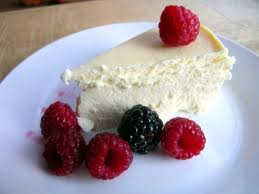
#> input picture Image Recognition (CV-7)/Resources_4.1/FoodImages/Test/Cakes/cake31.jpg, 259 x 194 px, found by its file name; its folder holds 4 pictures in this run
$ jupyter execute --allow-errors CV-7.ipynb
#> lines starting #> are read from the running program, lines starting #| are printed output that depends on the picture
#> pass 2 of the loop `for i in range(0, len(foods)):`:
# Image Recognition

**Objectives:**
* Practising basic machine learning models including K-means, K-NN, SVM, and Adaboost using scit-learn
* Practising Bag-of-Words model
* Applying machine learning models for image recognition

## 1. Bag-of-Words (BoW) model ##

In FoodImages, there are two folders: Train and Test containing training and test images respectively. Each Train/Test folder contains three sub-folders corresponding to three different food types including Cakes, Pasta, and Pizza. For each food category, there are equal numbers of images (30 images) used for training and testing.
We will build a BoW model for food image recognition based on the training images of the supplied food database. The Dictionary class below is developed to build BoW models using K-means algorithm, the 'learn' method where K-means is used and the create_word_histograms method which constructs word histograms for a given list of images.

[cell 1]
import numpy as np
import cv2 as cv
from sklearn.cluster import KMeans

class Dictionary(object):
    def __init__(self, name, img_filenames, num_words):
        self.name = name #name of your dictionary
        self.img_filenames = img_filenames #list of image filenames
        self.num_words = num_words #the number of words

        self.training_data = [] #this is the training data required by the K-Means algorithm
        self.words = [] #list of words, which are the centroids of clusters

    def learn(self):
        sift = cv.xfeatures2d.SIFT_create()

        num_keypoints = [] #this is used to store the number of keypoints in each image

        #load training images and compute SIFT descriptors
        for filename in self.img_filenames:
            img = cv.imread(filename)
            img_gray = cv.cvtColor(img, cv.COLOR_BGR2GRAY)
            list_des = sift.detectAndCompute(img_gray, None)[1]
            if list_des is None:
                num_keypoints.append(0)
            else:
                num_keypoints.append(len(list_des))
                for des in list_des:
                    self.training_data.append(des)


        #cluster SIFT descriptors using K-means algorithm
        kmeans = KMeans(self.num_words)
        kmeans.fit(self.training_data)
        self.words = kmeans.cluster_centers_

        #create word histograms for training images
        training_word_histograms = [] #list of word histograms of all training images
        index = 0
        for i in range(0, len(self.img_filenames)):
            #for each file, create a histogram
            histogram = np.zeros(self.num_words, np.float32)
            #if some keypoints exist
            if num_keypoints[i] > 0:
                for j in range(0, num_keypoints[i]):
                    histogram[kmeans.labels_[j + index]] += 1
                index += num_keypoints[i]
                histogram /= num_keypoints[i]
                training_word_histograms.append(histogram)

        return training_word_histograms

    def create_word_histograms(self, img_filenames):
        sift = cv.xfeatures2d.SIFT_create()
        histograms = []

        for filename in img_filenames:
            img = cv.imread(filename)
            img_gray = cv.cvtColor(img, cv.COLOR_BGR2GRAY)
            descriptors = sift.detectAndCompute(img_gray, None)[1]

            histogram = np.zeros(self.num_words, np.float32) #word histogram for the input image

            if descriptors is not None:
                for des in descriptors:
                    #find the best matching word
                    min_distance = 1111111 #this can be any large number
                    matching_word_ID = -1 #initial matching_word_ID=-1 means no matching

                    for i in range(0, self.num_words):  #search for the best matching word
                        distance = np.linalg.norm(des - self.words[i])
                        if distance < min_distance:
                            min_distance = distance
                            matching_word_ID = i

                    histogram[matching_word_ID] += 1

                histogram /= len(descriptors) #normalise histogram to frequencies

            histograms.append(histogram)

        return histograms

Before building the BoW model for our food database, we need to prepare training data. The following code creates two lists:
* training_file_names: containing the file names of all training images
* training_food_labels: containing the food labels of all training images, e.g., Cakes have labels as 0, Pasta as 1, and Pizza as 2.

[cell 2]
import os

foods = ['Cakes', 'Pasta', 'Pizza']
path = 'FoodImages/'
training_file_names = []
training_food_labels = []
#> (the rest of this cell did not finish here and is left out)

**We are now ready for building the BoW model for our food recognition problem. Suppose that we want to have 50 words in our dictionary (though this number can vary). We name our dictionary 'food' and define it as:**

[cell 3]
num_words = 50
dictionary_name = 'food'
dictionary = Dictionary(dictionary_name, training_file_names, num_words)

**We learn the dictionary, i.e., finding words, by calling the learn method as below. The learn method not only extracts words from a training dataset but also creates the word histograms for all the training images in the training set.**

[cell 4]
training_word_histograms = dictionary.learn()
#> in learn, img is the input picture: shape (194, 259, 3); mean B, G, R 162.3, 155, 166
#> in learn, `img_gray = cv.cvtColor(img, cv.COLOR_BGR2GRAY)`:
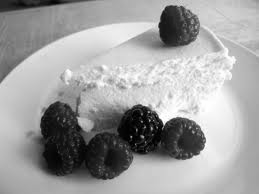
#> img_gray: shape (194, 259); min 0, max 255, mean 159.1
#> after the loop in learn, `for des in list_des:`: self.training_data = 265 items
#> pass 2 of the loop in learn, `for filename in self.img_filenames:`:
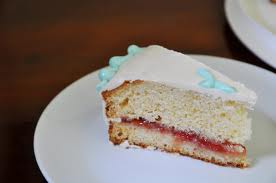
#> input picture Image Recognition (CV-7)/Resources_4.1/FoodImages/Test/Cakes/cake32.jpg, 276 x 183 px, found by its file name
#> in learn, img is the input picture: shape (183, 276, 3); mean B, G, R 109.8, 117, 130.2
#> in learn, `img_gray = cv.cvtColor(img, cv.COLOR_BGR2GRAY)`:
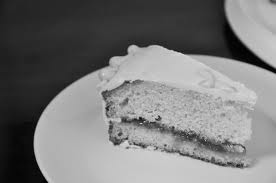
#> img_gray: shape (183, 276); min 0, max 224, mean 120.2
#> after the loop in learn, `for des in list_des:`: self.training_data = 427 items
#> in learn, `self.words = kmeans.cluster_centers_`:
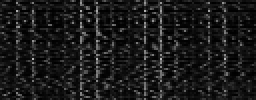
#> self.words: shape (50, 128) float64 (shown 2 times larger); min 0.0345, max 183.8, mean 26.5

[cell 5]
import pickle
#save dictionary
with open('food_dictionary.dic', 'wb') as f:  #'wb' is for binary write
    pickle.dump(dictionary, f)

[cell 6]
import pickle #you may not need to import it if this has been done
with open('food_dictionary.dic', 'rb') as f:  #'rb' is for binary read
    dictionary = pickle.load(f)

## 2. k-NN ##

**We will apply k-NN for food image recognition**

[cell 7]
num_nearest_neighbours = 5 #number of neighbours

from sklearn.neighbors import KNeighborsClassifier
knn = KNeighborsClassifier(n_neighbors = num_nearest_neighbours)
knn.fit(training_word_histograms, training_food_labels)

[cell 8]
test_file_names = ['FoodImages/Test/Pasta/pasta35.jpg']
word_histograms = dictionary.create_word_histograms(test_file_names)
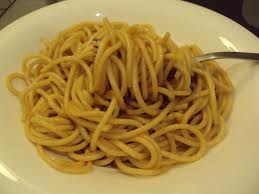
#> input picture Image Recognition (CV-7)/Resources_4.1/FoodImages/Test/Pasta/pasta35.jpg, 259 x 194 px, found by its file name
#> in create_word_histograms, img is the input picture: shape (194, 259, 3); mean B, G, R 72.3, 137.2, 168.8
#> in create_word_histograms, `img_gray = cv.cvtColor(img, cv.COLOR_BGR2GRAY)`:
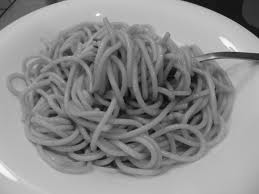
#> img_gray: shape (194, 259); min 7, max 250, mean 139.3
#> after the loop in create_word_histograms, `for des in descriptors:`: histogram = 50 values, max 28 at index 18, min 1 at index 7, mean 8.8
#> in create_word_histograms, `histogram /= len(descriptors)`: histogram = 50 values, max 0.0636 at index 18, min 0.00227 at index 7, mean 0.02
#> word_histograms = 1 item

predicted_food_labels = knn.predict(word_histograms)
#> predicted_food_labels = [0]
print('Food label: ', predicted_food_labels)
#| Food label:  [0]
#> pass 2 of the loop `for i in range(0, len(foods)):`:

[cell 9]
foods = ['Cakes', 'Pasta', 'Pizza']
path = 'FoodImages/'
test_file_names = []
test_food_labels = []
#> (the rest of this cell did not finish here and is left out)

[cell 10]
word_histograms = dictionary.create_word_histograms(test_file_names)
#> pass 2 of the loop in create_word_histograms, `for filename in img_filenames:`:

predicted_food_labels = knn.predict(word_histograms)
print('Food label: ', predicted_food_labels)

[cell 11]
from sklearn.metrics import classification_report,confusion_matrix, accuracy_score

print(confusion_matrix(test_food_labels, predicted_food_labels))
print(classification_report(test_food_labels, predicted_food_labels))
print("Accuracy:", accuracy_score(test_food_labels, predicted_food_labels))

### Vary num_nearest_neighbours in the range [10, 15, 20, 25, 30] and measure the corresponding accuracies. ###

[cell 12]
num_nearest_neighbours = 10 #number of neighbours

knn = KNeighborsClassifier(n_neighbors = num_nearest_neighbours)
knn.fit(training_word_histograms, training_food_labels)

[cell 13]
word_histograms = dictionary.create_word_histograms(test_file_names)
#> pass 2 of the loop in create_word_histograms, `for filename in img_filenames:`:

#> (the rest of this cell did not finish here and is left out)

[cell 14]
print(confusion_matrix(test_food_labels, predicted_food_labels))
print(classification_report(test_food_labels, predicted_food_labels))
print("Accuracy:", accuracy_score(test_food_labels, predicted_food_labels))

[cell 15]
num_nearest_neighbours = 15 #number of neighbours

knn = KNeighborsClassifier(n_neighbors = num_nearest_neighbours)
knn.fit(training_word_histograms, training_food_labels)

[cell 16]
word_histograms = dictionary.create_word_histograms(test_file_names)
#> pass 2 of the loop in create_word_histograms, `for filename in img_filenames:`:

#> (the rest of this cell did not finish here and is left out)

[cell 17]
print(confusion_matrix(test_food_labels, predicted_food_labels))
print(classification_report(test_food_labels, predicted_food_labels))
print("Accuracy:", accuracy_score(test_food_labels, predicted_food_labels))

[cell 18]
num_nearest_neighbours = 20 #number of neighbours

knn = KNeighborsClassifier(n_neighbors = num_nearest_neighbours)
knn.fit(training_word_histograms, training_food_labels)

[cell 19]
word_histograms = dictionary.create_word_histograms(test_file_names)
#> pass 2 of the loop in create_word_histograms, `for filename in img_filenames:`:

#> (the rest of this cell did not finish here and is left out)

[cell 20]
print(confusion_matrix(test_food_labels, predicted_food_labels))
print(classification_report(test_food_labels, predicted_food_labels))
print("Accuracy:", accuracy_score(test_food_labels, predicted_food_labels))

[cell 21]
num_nearest_neighbours = 25 #number of neighbours

knn = KNeighborsClassifier(n_neighbors = num_nearest_neighbours)
knn.fit(training_word_histograms, training_food_labels)

[cell 22]
word_histograms = dictionary.create_word_histograms(test_file_names)
#> pass 2 of the loop in create_word_histograms, `for filename in img_filenames:`:

#> (the rest of this cell did not finish here and is left out)

[cell 23]
print(confusion_matrix(test_food_labels, predicted_food_labels))
print(classification_report(test_food_labels, predicted_food_labels))
print("Accuracy:", accuracy_score(test_food_labels, predicted_food_labels))

[cell 24]
num_nearest_neighbours = 30 #number of neighbours

knn = KNeighborsClassifier(n_neighbors = num_nearest_neighbours)
knn.fit(training_word_histograms, training_food_labels)

[cell 25]
word_histograms = dictionary.create_word_histograms(test_file_names)
#> pass 2 of the loop in create_word_histograms, `for filename in img_filenames:`:
#> pass 2 of the loop `for i in range(0, len(foods)):`:

#> (the rest of this cell did not finish here and is left out)

[cell 26]
print(confusion_matrix(test_food_labels, predicted_food_labels))
print(classification_report(test_food_labels, predicted_food_labels))
print("Accuracy:", accuracy_score(test_food_labels, predicted_food_labels))

#### Now we have trained our algorithm and made some predictions. For classification, some commonly used metrics are ‘confusion matrix’, ‘accuracy score’, ‘precision’, ‘recall’ & ‘F1-score or F-measure’ which can be used using the Scikit-learn ‘metric’ library (accuracy_score, confusion_matrix, classification_report). ####

#### Sensitivity or Recall: The proportion of actual positive cases which are correctly identified. ####

#### F1-Score (or F-Measure) is the Harmonic Mean between precision and recall. The range for F1 Score is [0, 1]. It tells you how precise your classifier is (how many instances it classifies correctly), as well as how robust it is. ####

**We can see that the best value for 'num_nearest_neighbours' in this case is '5', where we found that the accuracy is 74.44% precision is 79%, recall is 74% and F-1 score is 0.74. As we increase the value of 'num_nearest_neighbours', the accuracy decreases.**

## 3. SVM ##

**We will use linear SVM to classify food images**

[cell 27]
with open('food_dictionary.dic', 'rb') as f:  #'rb' is for binary read
    dictionary = pickle.load(f)

[cell 28]
import os

foods = ['Cakes', 'Pasta', 'Pizza']
path = 'FoodImages/'
training_file_names = []
training_food_labels = []
#> (the rest of this cell did not finish here and is left out)

[cell 29]
from sklearn import svm
svm_classifier = svm.SVC(C = 50, kernel = 'linear')
svm_classifier.fit(training_word_histograms, training_food_labels)

[cell 30]
test_file_names = ['FoodImages/Test/Pasta/pasta35.jpg']
word_histograms = dictionary.create_word_histograms(test_file_names)

predicted_food_labels = svm_classifier.predict(word_histograms)
#> predicted_food_labels = [1]
print('Food label: ', predicted_food_labels)
#| Food label:  [1]
#> pass 2 of the loop `for i in range(0, len(foods)):`:

[cell 31]
foods = ['Cakes', 'Pasta', 'Pizza']
path = 'FoodImages/'
test_file_names = []
test_food_labels = []
#> (the rest of this cell did not finish here and is left out)

[cell 32]
word_histograms = dictionary.create_word_histograms(test_file_names)
#> pass 2 of the loop in create_word_histograms, `for filename in img_filenames:`:

predicted_food_labels = svm_classifier.predict(word_histograms)
print('Food label: ', predicted_food_labels)

[cell 33]
print(confusion_matrix(test_food_labels, predicted_food_labels))
print(classification_report(test_food_labels, predicted_food_labels))
print("Accuracy:", accuracy_score(test_food_labels, predicted_food_labels))

### Vary C in the range [10, 20, 30, 40, 50] and measure the corresponding accuracies. ###

[cell 34]
svm_classifier = svm.SVC(C = 10, kernel = 'linear')
svm_classifier.fit(training_word_histograms, training_food_labels)

[cell 35]
word_histograms = dictionary.create_word_histograms(test_file_names)
#> pass 2 of the loop in create_word_histograms, `for filename in img_filenames:`:

predicted_food_labels = svm_classifier.predict(word_histograms)
print('Food label: ', predicted_food_labels)

[cell 36]
print(confusion_matrix(test_food_labels, predicted_food_labels))
print(classification_report(test_food_labels, predicted_food_labels))
print("Accuracy:", accuracy_score(test_food_labels, predicted_food_labels))

[cell 37]
svm_classifier = svm.SVC(C = 20, kernel = 'linear')
svm_classifier.fit(training_word_histograms, training_food_labels)

[cell 38]
word_histograms = dictionary.create_word_histograms(test_file_names)
#> pass 2 of the loop in create_word_histograms, `for filename in img_filenames:`:

predicted_food_labels = svm_classifier.predict(word_histograms)
print('Food label: ', predicted_food_labels)

[cell 39]
print(confusion_matrix(test_food_labels, predicted_food_labels))
print(classification_report(test_food_labels, predicted_food_labels))
print("Accuracy:", accuracy_score(test_food_labels, predicted_food_labels))

[cell 40]
svm_classifier = svm.SVC(C = 30, kernel = 'linear')
svm_classifier.fit(training_word_histograms, training_food_labels)

[cell 41]
word_histograms = dictionary.create_word_histograms(test_file_names)
#> pass 2 of the loop in create_word_histograms, `for filename in img_filenames:`:

predicted_food_labels = svm_classifier.predict(word_histograms)
print('Food label: ', predicted_food_labels)

[cell 42]
print(confusion_matrix(test_food_labels, predicted_food_labels))
print(classification_report(test_food_labels, predicted_food_labels))
print("Accuracy:", accuracy_score(test_food_labels, predicted_food_labels))

[cell 43]
svm_classifier = svm.SVC(C = 40, kernel = 'linear')
svm_classifier.fit(training_word_histograms, training_food_labels)

[cell 44]
word_histograms = dictionary.create_word_histograms(test_file_names)
#> pass 2 of the loop in create_word_histograms, `for filename in img_filenames:`:

predicted_food_labels = svm_classifier.predict(word_histograms)
print('Food label: ', predicted_food_labels)

[cell 45]
print(confusion_matrix(test_food_labels, predicted_food_labels))
print(classification_report(test_food_labels, predicted_food_labels))
print("Accuracy:", accuracy_score(test_food_labels, predicted_food_labels))

**We can see that the best value for 'C' in this case is '50', where we found that the accuracy is 84.44% precision is 85%, recall is 84% and F-1 score is 0.85. As we increase the value of 'C', the accuracy increases.**

## 4. AdaBoost ##

**We will use AdaBoost for food image recognition**

[cell 46]
with open('food_dictionary.dic', 'rb') as f:  #'rb' is for binary read
    dictionary = pickle.load(f)

[cell 47]
from sklearn.ensemble import AdaBoostClassifier
adb_classifier = AdaBoostClassifier(n_estimators = 150, #weak classifiers
                 random_state = 0)
adb_classifier.fit(training_word_histograms, training_food_labels)

[cell 48]
test_file_names = ['FoodImages/Test/Pasta/pasta35.jpg']
word_histograms = dictionary.create_word_histograms(test_file_names)

predicted_food_labels = adb_classifier.predict(word_histograms)
print('Food label: ', predicted_food_labels)
#| Food label:  [1]
#> pass 2 of the loop `for i in range(0, len(foods)):`:

[cell 49]
foods = ['Cakes', 'Pasta', 'Pizza']
path = 'FoodImages/'
test_file_names = []
test_food_labels = []
#> (the rest of this cell did not finish here and is left out)

[cell 50]
word_histograms = dictionary.create_word_histograms(test_file_names)
#> pass 2 of the loop in create_word_histograms, `for filename in img_filenames:`:

predicted_food_labels = adb_classifier.predict(word_histograms)
print('Food label: ', predicted_food_labels)

[cell 51]
print(confusion_matrix(test_food_labels, predicted_food_labels))
print(classification_report(test_food_labels, predicted_food_labels))
print("Accuracy:", accuracy_score(test_food_labels, predicted_food_labels))

### Vary n_estimators in the range [50, 100, 150, 200, 250] and measure the corresponding accuracies. ###

[cell 52]
adb_classifier = AdaBoostClassifier(n_estimators = 50, #weak classifiers
                 random_state = 0)
adb_classifier.fit(training_word_histograms, training_food_labels)

[cell 53]
word_histograms = dictionary.create_word_histograms(test_file_names)
#> pass 2 of the loop in create_word_histograms, `for filename in img_filenames:`:

predicted_food_labels = adb_classifier.predict(word_histograms)
print('Food label: ', predicted_food_labels)

[cell 54]
print(confusion_matrix(test_food_labels, predicted_food_labels))
print(classification_report(test_food_labels, predicted_food_labels))
print("Accuracy:", accuracy_score(test_food_labels, predicted_food_labels))

[cell 55]
adb_classifier = AdaBoostClassifier(n_estimators = 100, #weak classifiers
                 random_state = 0)
adb_classifier.fit(training_word_histograms, training_food_labels)

[cell 56]
word_histograms = dictionary.create_word_histograms(test_file_names)
#> pass 2 of the loop in create_word_histograms, `for filename in img_filenames:`:

predicted_food_labels = adb_classifier.predict(word_histograms)
print('Food label: ', predicted_food_labels)

[cell 57]
print(confusion_matrix(test_food_labels, predicted_food_labels))
print(classification_report(test_food_labels, predicted_food_labels))
print("Accuracy:", accuracy_score(test_food_labels, predicted_food_labels))

[cell 58]
adb_classifier = AdaBoostClassifier(n_estimators = 200, #weak classifiers
                 random_state = 0)
adb_classifier.fit(training_word_histograms, training_food_labels)

[cell 59]
word_histograms = dictionary.create_word_histograms(test_file_names)
#> pass 2 of the loop in create_word_histograms, `for filename in img_filenames:`:

predicted_food_labels = adb_classifier.predict(word_histograms)
print('Food label: ', predicted_food_labels)

[cell 60]
print(confusion_matrix(test_food_labels, predicted_food_labels))
print(classification_report(test_food_labels, predicted_food_labels))
print("Accuracy:", accuracy_score(test_food_labels, predicted_food_labels))

[cell 61]
adb_classifier = AdaBoostClassifier(n_estimators = 250, #weak classifiers
                 random_state = 0)
adb_classifier.fit(training_word_histograms, training_food_labels)

[cell 62]
word_histograms = dictionary.create_word_histograms(test_file_names)
#> pass 2 of the loop in create_word_histograms, `for filename in img_filenames:`:
